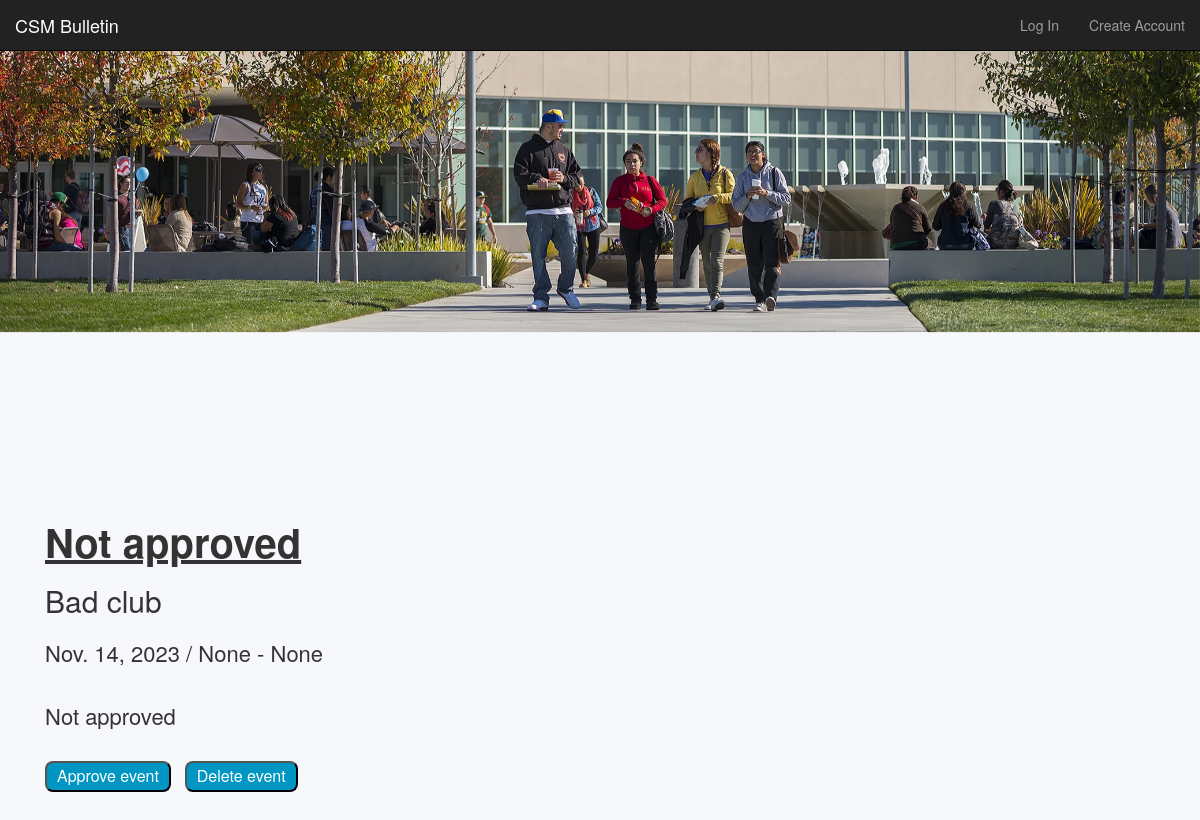
The page /members/moderator/view/9/ on the database its author committed.
### events/models.py (models this page shows, shortened)
class Event(models.Model):  # makes an event class with five atributes
    title        = models.CharField(max_length=120) # make title limited to 120 chars
    description  = models.TextField(blank=True, default='') # make description not required
    repeats      = models.BooleanField(default=False)
    approved     = models.BooleanField(default=False)
    date         = models.DateField()
    start_time   = models.TimeField()
    end_time     = models.TimeField()
    posting_club = models.CharField(max_length=100)
    user         = models.ForeignKey(to=User, related_name="events", blank=True, null=True, on_delete=models.CASCADE)
    image        = models.ImageField(null=True, blank=True, upload_to='images/')

### members/views.py (the view)
def moderator_event_detail_view(request, id):           # shows one event
    obj = get_object_or_404(Event, id=id)               # get object id=id, if it does not exist throw 404 error
    context = {                                         # defines what to pass in to event_detail.html
        'object': obj,
    }
    return render(request, 'authenticate/moderator_event_detail.html', context)

### members/templates/authenticate/moderator_event_detail.html
{% extends 'base.html' %}
{% block content %}
{% load static %} <link rel="stylesheet" href="{% static 'eventdetails.css' %}">
<div class="fixed-bg"></div>
<body>
<h1>{{ object.title }}</h1>
<h2>{{ object.posting_club }}</h2>
<p>
    {{ object.date }} / {{ object.start_time }} - {{ object.end_time }}{% if object.repeats %} / Repeats{% else %}{% endif %}
    <br><br>
    {% if object.description %}{{ object.description }}{% else %}Description coming soon{% endif %}
</p>
<br>
<a href="/members/moderator/update/{{ object.id }}"><button>Approve event</button></a>
<a href="/members/moderator/delete/{{ object.id }}"><button>Delete event</button></a>
</body>
{% endblock %}

### events/static/base.css (style rules this page uses)
body { background-color: rgba(0, 77, 150, 0.034); margin-left: 30px; margin-bottom: 50px; }

### events/static/eventdetails.css (style rules this page uses)
body { margin-left: 45px; margin-bottom: 40px; }
.fixed-bg { background-image: url("images/college_of_san_mateo_cover.jpeg"); min-height: 500px; background-attachment: fixed; background-position: center -500px; background-repeat: no-repeat; background-size: cover; margin-left: -45px; }
p { font-size: 22px; margin-right: 25px; margin-top: 20px; }
h1 { font-size: 40px; font-weight: bold; text-decoration: underline; }
button { margin-right: 10px; text-decoration: black; background-color: #0096c4; color: rgb(255, 255, 255); padding: 2px 10px; text-align: center; text-decoration: none; display: inline-block; font-size: 16px; border-radius: 8px; }

### rows shown on the page
Event: title "Not approved", posting_club "Bad club", date "Nov. 14, 2023", start_time "None", end_time "None", description "Not approved"
